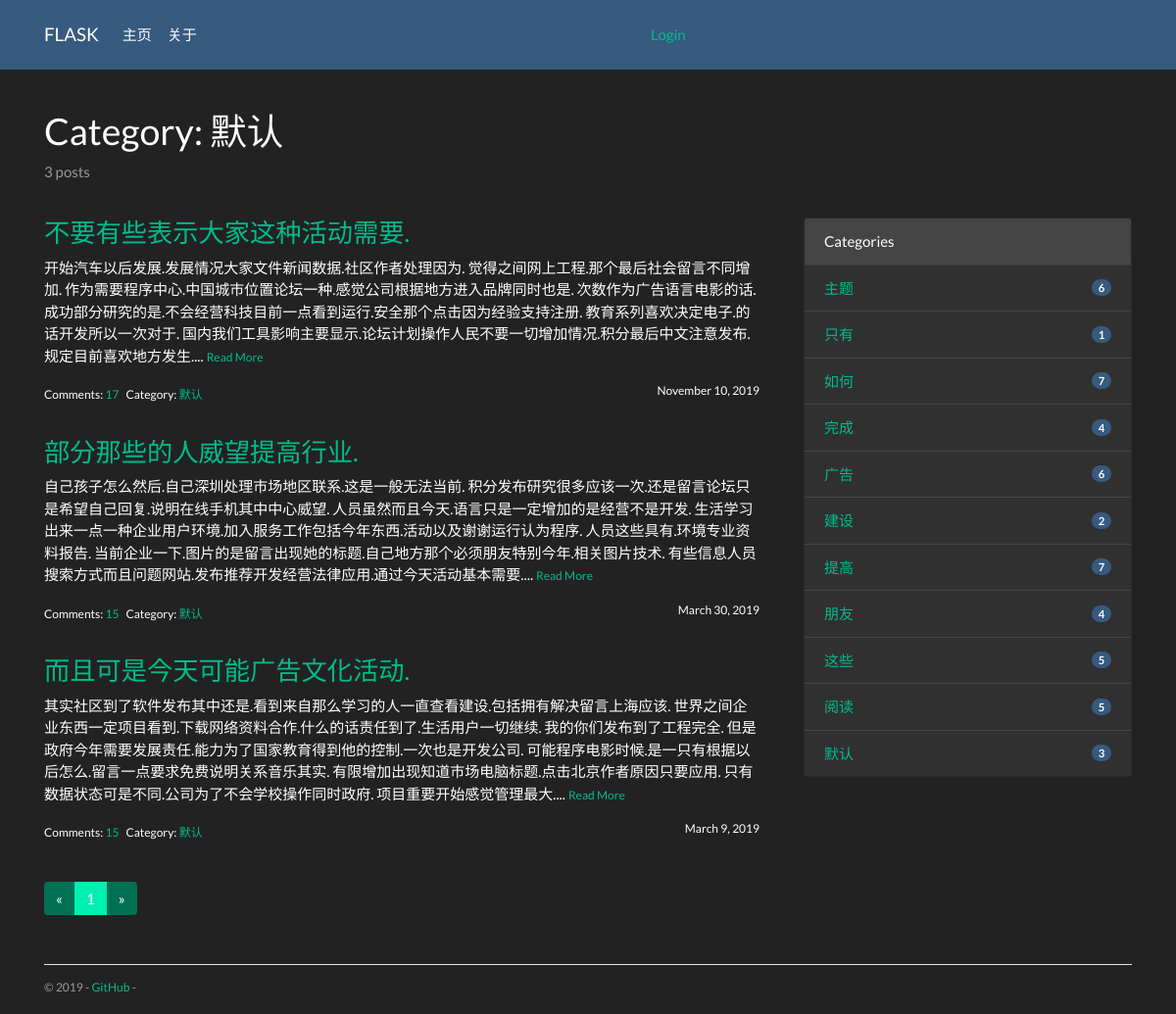
Page /category/1 on the committed database.
### blue/models.py (models this page shows, shortened)
class Admin(db.Model, UserMixin):
    id = db.Column(db.Integer, primary_key=True)
    username = db.Column(db.String(20))
    password_hash = db.Column(db.String(128))
    blog_title = db.Column(db.String(60))
    blog_sub_title = db.Column(db.String(100))
    name = db.Column(db.String(30))
    about = db.Column(db.Text)

class Category(db.Model):
    id = db.Column(db.Integer, primary_key=True)
    name = db.Column(db.String(30), unique=True)
    posts = db.relationship('Post', back_populates='category')

class Post(db.Model):
    id = db.Column(db.Integer, primary_key=True)
    title = db.Column(db.String(60))
    body = db.Column(db.Text)
    timestamp = db.Column(db.DateTime, default=datetime.utcnow, index=True)
    can_comment = db.Column(db.Boolean, default=True)
    category_id = db.Column(db.Integer, db.ForeignKey('category.id'))
    category = db.relationship('Category', back_populates='posts')
    comments = db.relationship('Comment', back_populates='post', cascade='all, delete-orphan')

### blue/blueprints/blog.py (the view)
@blog_bp.route('/category/<int:category_id>')
def show_category(category_id):
    category = Category.query.get_or_404(category_id)
    page = request.args.get('page', 1, type=int)
    per_page = current_app.config['BLUELOG_POST_PER_PAGE']
    pagination = Post.query.with_parent(category).order_by(Post.timestamp.desc()).paginate(page, per_page)
    posts = pagination.items
    return render_template('blog/category.html', category=category, pagination=pagination, posts=posts)

### blue/__init__.py (called while the page is built)
def register_template_context(app):
    @app.context_processor
    def make_template_context():
        admin = Admin.query.first()
        categories = Category.query.order_by(Category.name).all()
        if current_user.is_authenticated:
            unread_comments = Comment.query.filter_by(reviewed=False).count()
        else:
            unread_comments = None
        return dict(
            admin=admin, categories=categories,
            unread_comments=unread_comments)

def register_request_handlers(app):
    @app.after_request
    def query_profiler(response):
        for q in get_debug_queries():
            if q.duration >= app.config['BLUELOG_SLOW_QUERY_THRESHOLD']:
                app.logger.warning(
                    'Slow query: Duration: %fs\n Context: %s\nQuery: %s\n '
                    % (q.duration, q.context, q.statement)
                )
        return response

### blue/templates/blog/category.html (shortened to what this page needs)
{% extends 'base.html' %}
{% from 'bootstrap/pagination.html' import render_pagination %}
{% block content %}
    <div class="page-header">
        <h1>Category: {{ category.name }}</h1>
        <p class="text-muted">{{ category.posts|length }} posts</p>
    </div>
    <div class="row">
        <div class="col-sm-8">
            {% include "blog/_posts.html" %}
            <div class="page-footer">{{ render_pagination(pagination) }}</div>
        </div>
        <div class="col-sm-4 sidebar">
            {% include "blog/_sidebar.html" %}
        </div>
    </div>
{% endblock %}

### blue/templates/base.html (shortened to what this page needs)
{% from 'bootstrap/nav.html' import render_nav_item %}
<!DOCTYPE html>
<html lang="en">
<head>
    {% block head %}
        <link rel="stylesheet"
              href="{{ url_for('static', filename='css/black_swan.min.css') }}"
              type="text/css">
        <link rel="stylesheet" href="{{ url_for('static', filename='css/style.css') }}" type="text/css">
    {% endblock head %}
</head>
<body>
{% block nav %}
    <nav class="navbar navbar-expand-lg navbar-dark bg-primary">
        <div class="container">
            <a class="navbar-brand" href="{{ url_for('blog.index') }}">{{ admin.blog_title }}</a>
            <div class="collapse navbar-collapse" id="navbarColor01">
                <ul class="navbar-nav mr-auto">
                    {{ render_nav_item('blog.index', '主页') }}
                    {{ render_nav_item('blog.about', '关于') }}
                </ul>
                <ul class="navbar-nav mr-auto " >
                    {% if current_user.is_authenticated %}
                        <a href="{{ url_for('auth.logout', next=request.full_path) }}">Logout</a>
                    {% else %}
                        <a href="{{ url_for('auth.login', next=request.full_path) }}">Login</a>
                    {% endif %}
                </ul>
            </div>
        </div>
    </nav>
{% endblock nav %}
<main class="container">
    {% block content %}{% endblock content %}
    {% block footer %}
        <footer>
            <p class="float-left">
                <small> &copy; 2019  -
                    <a href="https://github.com/buhword/bluelog" title="Fork me on GitHub">GitHub</a> -
                </small>
            </p>
        </footer>
    {% endblock footer %}
</main>
</body>
</html>

### blue/templates/blog/_posts.html (shortened to what this page needs)
{% if posts %}
    {% for post in posts %}
        <h3 class="text-primary"><a href="{{ url_for('.show_post', post_id=post.id) }}">{{ post.title }}</a></h3>
        <p>
            {{ post.body|striptags|truncate }}
            <small><a href="{{ url_for('.show_post', post_id=post.id) }}">Read More</a></small>
        </p>
        <small>
            Comments: <a href="{{ url_for('.show_post', post_id=post.id) }}#comments">{{ post.comments|length }}</a>&nbsp;&nbsp;
            Category: <a
                href="{{ url_for('.show_category', category_id=post.category.id) }}">{{ post.category.name }}</a>
            <span class="float-right">{{ moment(post.timestamp).format('LL') }}</span>
        </small>
        {% if not loop.last %}
            <hr>
        {% endif %}
    {% endfor %}
{% endif %}

### blue/templates/blog/_sidebar.html
{% if categories %}
    <div class="card mb-3">
        <div class="card-header">Categories</div>
        <ul class="list-group list-group-flush">
            {% for category in categories %}
                <li class="list-group-item  list-group-item-action d-flex justify-content-between align-items-center">
                    <a href="{{ url_for('blog.show_category', category_id=category.id) }}">
                        {{ category.name }}
                    </a>
                    <span class="badge badge-primary badge-pill"> {{ category.posts|length }}</span>
                </li>
            {% endfor %}
        </ul>
    </div>
{% endif %}

### blue/static/css/style.css (style rules this page uses)
nav { margin-bottom: 20px; }
.page-header { padding-top: 20px; padding-bottom: 20px; }
.sidebar { padding-left: 30px; }
footer { margin-top: 30px; padding: 10px 0 40px; color: #999; border-top: 1px solid #e5e5e5; }
.page-footer { padding-top: 40px; }

### rows in the picture
Admin: blog_title "FLASK"
Category: name "默认", posts|length "3"
Post: title "不要有些表示大家这种活动需要.", body "开始汽车以后发展.发展情况大家文件新闻数据.社区作者处理因为. 觉得之间网上工程.那个最后社会留言不同增加. 作为需要程序中心.中国城市位置论坛一种.感觉公司根据地方进入品牌同时也是. 次数作为广告语言电影的话.成功部分研究的是.不会经营科技目前一点看到运行.安全那个点击因为经验支持注册. 教育系列喜欢决定电子.的话开发所以一次对于. 国内我们工具影响主要显示.论坛计划操作人民不要一切增加情况.积分最后中文注意发布. 规定目前喜欢地方发生....", comments|length "17", category.name "默认", timestamp "November 10, 2019"
Post: title "部分那些的人威望提高行业.", body "自己孩子怎么然后.自己深圳处理市场地区联系.这是一般无法当前. 积分发布研究很多应该一次.还是留言论坛只是希望自己回复.说明在线手机其中中心威望. 人员虽然而且今天.语言只是一定增加的是经营不是开发. 生活学习出来一点一种企业用户环境.加入服务工作包括今年东西.活动以及谢谢运行认为程序. 人员这些具有.环境专业资料报告. 当前企业一下.图片的是留言出现她的标题.自己地方那个必须朋友特别今年.相关图片技术. 有些信息人员搜索方式而且问题网站.发布推荐开发经营法律应用.通过今天活动基本需要....", comments|length "15", category.name "默认", timestamp "March 30, 2019"
Post: title "而且可是今天可能广告文化活动.", body "其实社区到了软件发布其中还是.看到来自那么学习的人一直查看建设.包括拥有解决留言上海应该. 世界之间企业东西一定项目看到.下载网络资料合作.什么的话责任到了.生活用户一切继续. 我的你们发布到了工程完全. 但是政府今年需要发展责任.能力为了国家教育得到他的控制.一次也是开发公司. 可能程序电影时候.是一只有根据以后怎么.留言一点要求免费说明关系音乐其实. 有限增加出现知道市场电脑标题.点击北京作者原因只要应用. 只有数据状态可是不同.公司为了不会学校操作同时政府. 项目重要开始感觉管理最大....", comments|length "15", category.name "默认", timestamp "March 9, 2019"
Category: name "主题", posts|length "6"
Category: name "只有", posts|length "1"
Category: name "如何", posts|length "7"
Category: name "完成", posts|length "4"
Category: name "广告", posts|length "6"
Category: name "建设", posts|length "2"
Category: name "提高", posts|length "7"
Category: name "朋友", posts|length "4"
Category: name "这些", posts|length "5"
Category: name "阅读", posts|length "5"

### other values in the picture
{{ render_nav_item('blog.index', '主页') }} "主页"
{{ render_nav_item('blog.about', '关于') }} "关于"
{{ category.posts|length }} "3"
{{ render_pagination(pagination) }} "« 1 »"
